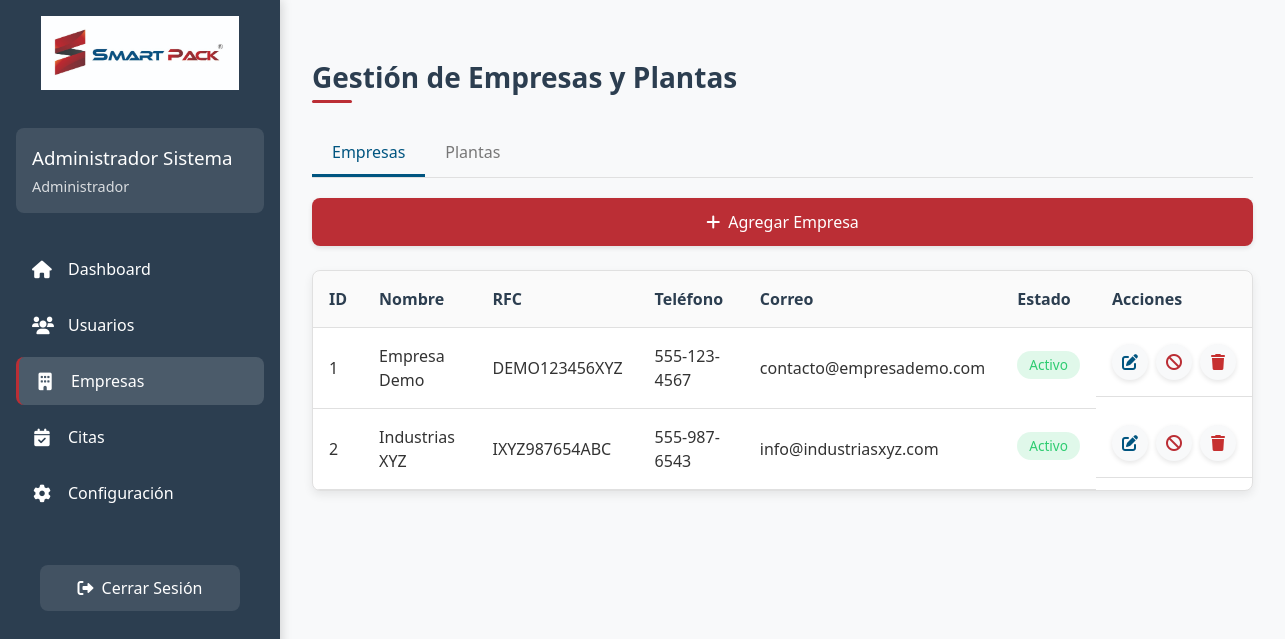
The app's page /views/dashboard.php?section=empresas&tab=empresas (signed in) with its own data.
### tables this page shows
CREATE TABLE `empresas` (
  `id_empresa` int(11) NOT NULL,
  `nombre_empresa` varchar(100) NOT NULL,
  `rfc` varchar(20) DEFAULT NULL,
  `direccion` varchar(255) DEFAULT NULL,
  `telefono` varchar(20) DEFAULT NULL,
  `correo` varchar(100) DEFAULT NULL,
  `sitio_web` varchar(100) DEFAULT NULL,
  `estado` tinyint(1) DEFAULT 1,
  `fecha_creacion` timestamp NOT NULL DEFAULT current_timestamp()
);

### views/dashboard.php (the view, shortened to what this page needs)
<?php
require_once '../config/database.php';
$currentSection = isset($_GET['section']) ? $_GET['section'] : 'dashboard';
try {
    $todasEmpresas = [];
    $stmt = $conn->prepare("
        SELECT id_empresa, nombre_empresa, rfc, direccion, telefono, correo, sitio_web, estado
        FROM empresas
        ORDER BY nombre_empresa ASC
    ");
    if ($stmt) {
        $stmt->execute();
        $result = $stmt->get_result();
        while ($row = $result->fetch_assoc()) {
            $todasEmpresas[] = $row;
        }
    }
} catch (Exception $e) {
    $_SESSION['error'] = 'Error al cargar los datos: ' . $e->getMessage();
}
$activeTab = isset($_GET['tab']) ? $_GET['tab'] : 'mis-citas';
?>
<!DOCTYPE html>
<html lang="es">
<head>
    <link href="https://cdnjs.cloudflare.com/ajax/libs/font-awesome/6.0.0/css/all.min.css" rel="stylesheet">
</head>
<body>
    <div class="dashboard-layout">
        <aside class="sidebar">
            <div class="logo-container">
                <img src="../assets/images/smartpack_largo.jpeg" alt="Smart Pack">
            </div>
            <div class="user-profile">
                <h3><?php echo htmlspecialchars($_SESSION['nombre']); ?></h3>
                <p><?php echo htmlspecialchars($_SESSION['rol']); ?></p>
            </div>
            <nav>
                <ul class="nav-menu">
                    <li>
                        <a href="dashboard.php" class="nav-link <?php echo $currentSection == 'dashboard' ? 'active' : ''; ?>">
                            <i class="fas fa-home"></i>
                            <span>Dashboard</span>
                        </a>
                    </li>
                    <li>
                        <a href="dashboard.php?section=users" class="nav-link <?php echo $currentSection == 'users' ? 'active' : ''; ?>">
                            <i class="fas fa-users"></i>
                            <span>Usuarios</span>
                        </a>
                    </li>
                    <li>
                        <a href="dashboard.php?section=empresas" class="nav-link <?php echo $currentSection == 'empresas' ? 'active' : ''; ?>">
                            <i class="fas fa-building"></i>
                            <span>Empresas</span>
                        </a>
                    </li>
                    <li>
                        <a href="dashboard.php?section=citas" class="nav-link <?php echo $currentSection == 'citas' ? 'active' : ''; ?>">
                            <i class="fas fa-calendar-check"></i>
                            <span>Citas</span>
                        </a>
                    </li>
                    <li>
                        <a href="dashboard.php?section=config" class="nav-link <?php echo $currentSection == 'config' ? 'active' : ''; ?>">
                            <i class="fas fa-cog"></i>
                            <span>Configuración</span>
                        </a>
                    </li>
                </ul>
            </nav>
            <form action="../includes/logout.php" method="POST">
                <button type="submit" class="btn-logout">
                    <i class="fas fa-sign-out-alt"></i> Cerrar Sesión
                </button>
            </form>
        </aside>
        <main class="main-content">
            <?php if ($currentSection == 'empresas'): ?>
                <div class="content-section active">
                    <div class="page-header">
                        <h1>Gestión de Empresas y Plantas</h1>
                    </div>
                    <div class="tab-container">
                        <div class="tab-buttons">
                            <a href="dashboard.php?section=empresas&tab=empresas" class="tab-button <?php echo ($activeTab == 'empresas' || $activeTab == '') ? 'active' : ''; ?>">Empresas</a>
                            <a href="dashboard.php?section=empresas&tab=plantas" class="tab-button <?php echo $activeTab == 'plantas' ? 'active' : ''; ?>">Plantas</a>
                        </div>
                        <?php if ($activeTab == 'empresas' || $activeTab == ''): ?>
                            <div class="tab-content active">
                                <a href="add_empresa.php" class="btn-add-user">
                                    <i class="fas fa-plus"></i> Agregar Empresa
                                </a>
                                <div class="users-table">
                                    <table id="empresas-table">
                                        <thead>
                                            <tr>
                                                <th>ID</th>
                                                <th>Nombre</th>
                                                <th>RFC</th>
                                                <th>Teléfono</th>
                                                <th>Correo</th>
                                                <th>Estado</th>
                                                <th>Acciones</th>
                                            </tr>
                                        </thead>
                                        <tbody>
                                            <?php if (empty($todasEmpresas)): ?>
                                                <tr>
                                                    <td colspan="7" class="text-center">No hay empresas registradas</td>
                                                </tr>
                                            <?php else: ?>
                                                <?php foreach ($todasEmpresas as $empresa): ?>
                                                    <tr>
                                                        <td><?php echo $empresa['id_empresa']; ?></td>
                                                        <td><?php echo htmlspecialchars($empresa['nombre_empresa']); ?></td>
                                                        <td><?php echo htmlspecialchars($empresa['rfc'] ?? ''); ?></td>
                                                        <td><?php echo htmlspecialchars($empresa['telefono'] ?? ''); ?></td>
                                                        <td><?php echo htmlspecialchars($empresa['correo'] ?? ''); ?></td>
                                                        <td>
                                                            <span class="status-badge <?php echo $empresa['estado'] ? 'active' : 'inactive'; ?>">
                                                                <?php echo $empresa['estado'] ? 'Activo' : 'Inactivo'; ?>
                                                            </span>
                                                        </td>
                                                        <td class="actions">
                                                            <a href="edit_empresa.php?id=<?php echo $empresa['id_empresa']; ?>" class="btn-edit">
                                                                <i class="fas fa-edit"></i>
                                                            </a>
                                                            <a href="../includes/toggle_empresa_status.php?id=<?php echo $empresa['id_empresa']; ?>&estado=<?php echo $empresa['estado']; ?>" class="btn-toggle">
                                                                <i class="fas fa-<?php echo $empresa['estado'] ? 'ban' : 'check'; ?>"></i>
                                                            </a>
                                                            <a href="javascript:void(0)" onclick="confirmDelete('<?php echo $empresa['id_empresa']; ?>', '<?php echo htmlspecialchars(addslashes($empresa['nombre_empresa'])); ?>', 'empresa')" class="btn-delete">
                                                                <i class="fas fa-trash"></i>
                                                            </a>
                                                        </td>
                                                    </tr>
                                                <?php endforeach; ?>
                                            <?php endif; ?>
                                        </tbody>
                                    </table>
                                </div>
                            </div>
                        <?php endif; ?>
                    </div>
                </div>
            <?php endif; ?>
        </main>
    </div>
</body>
</html>

### records on screen
empresas: id_empresa "1", nombre_empresa "Empresa Demo", rfc "DEMO123456XYZ", telefono "555-123-4567", correo "contacto@empresademo.com", estado "Activo"
empresas: id_empresa "2", nombre_empresa "Industrias XYZ", rfc "IXYZ987654ABC", telefono "555-987-6543", correo "info@industriasxyz.com", estado "Activo"

### other values on screen
$_SESSION['nombre'] "Administrador Sistema"
$_SESSION['rol'] "Administrador"
